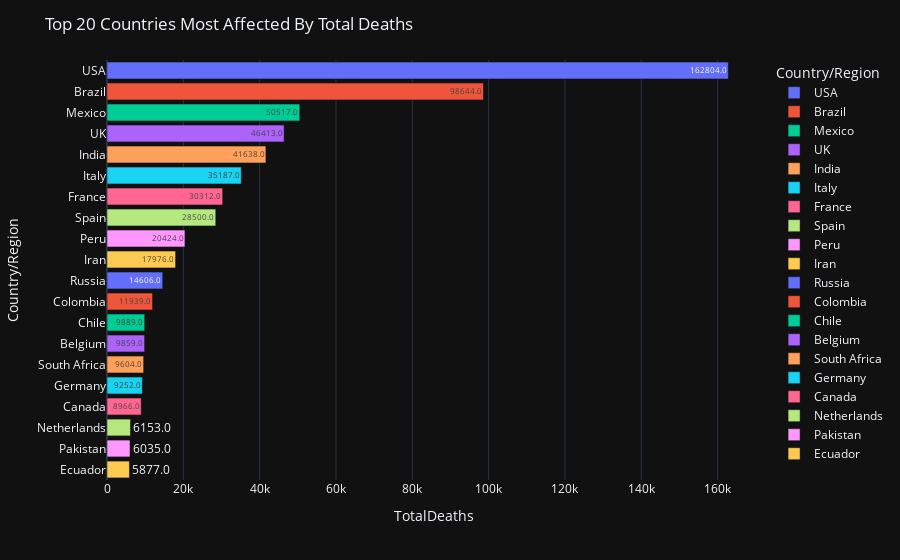

Write notebook code for a chart like this one.
### Code cell
fig = px.bar(world_data.sort_values(by = 'TotalDeaths', ascending = False)[:20], y = 'Country/Region', x = 'TotalDeaths', text = 'TotalDeaths', color = 'Country/Region')
fig.update_layout(template = 'plotly_dark',title_text = 'Top 20 Countries Most Affected By Total Deaths')

### Figure 1 — Plotly figure (JSON) as saved in the notebook; plotly's stock layout.template omitted (floating-point values rounded to 4 significant figures)
{"data": [{"alignmentgroup": "True", "hovertemplate": "Country/Region=%{y}<br>TotalDeaths=%{text}<extra></extra>", "legendgroup": "USA", "marker": {"color": "#636efa", "pattern": {"shape": ""}}, "name": "USA", "offsetgroup": "USA", "orientation": "h", "showlegend": true, "text": ["162804.0"], "textposition": "auto", "type": "bar", "x": [162804], "xaxis": "x", "y": ["USA"], "yaxis": "y"}, {"alignmentgroup": "True", "hovertemplate": "Country/Region=%{y}<br>TotalDeaths=%{text}<extra></extra>", "legendgroup": "Brazil", "marker": {"color": "#EF553B", "pattern": {"shape": ""}}, "name": "Brazil", "offsetgroup": "Brazil", "orientation": "h", "showlegend": true, "text": ["98644.0"], "textposition": "auto", "type": "bar", "x": [98644], "xaxis": "x", "y": ["Brazil"], "yaxis": "y"}, {"alignmentgroup": "True", "hovertemplate": "Country/Region=%{y}<br>TotalDeaths=%{text}<extra></extra>", "legendgroup": "Mexico", "marker": {"color": "#00cc96", "pattern": {"shape": ""}}, "name": "Mexico", "offsetgroup": "Mexico", "orientation": "h", "showlegend": true, "text": ["50517.0"], "textposition": "auto", "type": "bar", "x": [50517], "xaxis": "x", "y": ["Mexico"], "yaxis": "y"}, {"alignmentgroup": "True", "hovertemplate": "Country/Region=%{y}<br>TotalDeaths=%{text}<extra></extra>", "legendgroup": "UK", "marker": {"color": "#ab63fa", "pattern": {"shape": ""}}, "name": "UK", "offsetgroup": "UK", "orientation": "h", "showlegend": true, "text": ["46413.0"], "textposition": "auto", "type": "bar", "x": [46413], "xaxis": "x", "y": ["UK"], "yaxis": "y"}, {"alignmentgroup": "True", "hovertemplate": "Country/Region=%{y}<br>TotalDeaths=%{text}<extra></extra>", "legendgroup": "India", "marker": {"color": "#FFA15A", "pattern": {"shape": ""}}, "name": "India", "offsetgroup": "India", "orientation": "h", "showlegend": true, "text": ["41638.0"], "textposition": "auto", "type": "bar", "x": [41638], "xaxis": "x", "y": ["India"], "yaxis": "y"}, {"alignmentgroup": "True", "hovertemplate": "Country/Region=%{y}<br>TotalDeaths=%{text}<extra></extra>", "legendgroup": "Italy", "marker": {"color": "#19d3f3", "pattern": {"shape": ""}}, "name": "Italy", "offsetgroup": "Italy", "orientation": "h", "showlegend": true, "text": ["35187.0"], "textposition": "auto", "type": "bar", "x": [35187], "xaxis": "x", "y": ["Italy"], "yaxis": "y"}, {"alignmentgroup": "True", "hovertemplate": "Country/Region=%{y}<br>TotalDeaths=%{text}<extra></extra>", "legendgroup": "France", "marker": {"color": "#FF6692", "pattern": {"shape": ""}}, "name": "France", "offsetgroup": "France", "orientation": "h", "showlegend": true, "text": ["30312.0"], "textposition": "auto", "type": "bar", "x": [30312], "xaxis": "x", "y": ["France"], "yaxis": "y"}, {"alignmentgroup": "True", "hovertemplate": "Country/Region=%{y}<br>TotalDeaths=%{text}<extra></extra>", "legendgroup": "Spain", "marker": {"color": "#B6E880", "pattern": {"shape": ""}}, "name": "Spain", "offsetgroup": "Spain", "orientation": "h", "showlegend": true, "text": ["28500.0"], "textposition": "auto", "type": "bar", "x": [28500], "xaxis": "x", "y": ["Spain"], "yaxis": "y"}, {"alignmentgroup": "True", "hovertemplate": "Country/Region=%{y}<br>TotalDeaths=%{text}<extra></extra>", "legendgroup": "Peru", "marker": {"color": "#FF97FF", "pattern": {"shape": ""}}, "name": "Peru", "offsetgroup": "Peru", "orientation": "h", "showlegend": true, "text": ["20424.0"], "textposition": "auto", "type": "bar", "x": [20424], "xaxis": "x", "y": ["Peru"], "yaxis": "y"}, {"alignmentgroup": "True", "hovertemplate": "Country/Region=%{y}<br>TotalDeaths=%{text}<extra></extra>", "legendgroup": "Iran", "marker": {"color": "#FECB52", "pattern": {"shape": ""}}, "name": "Iran", "offsetgroup": "Iran", "orientation": "h", "showlegend": true, "text": ["17976.0"], "textposition": "auto", "type": "bar", "x": [17976], "xaxis": "x", "y": ["Iran"], "yaxis": "y"}, {"alignmentgroup": "True", "hovertemplate": "Country/Region=%{y}<br>TotalDeaths=%{text}<extra></extra>", "legendgroup": "Russia", "marker": {"color": "#636efa", "pattern": {"shape": ""}}, "name": "Russia", "offsetgroup": "Russia", "orientation": "h", "showlegend": true, "text": ["14606.0"], "textposition": "auto", "type": "bar", "x": [14606], "xaxis": "x", "y": ["Russia"], "yaxis": "y"}, {"alignmentgroup": "True", "hovertemplate": "Country/Region=%{y}<br>TotalDeaths=%{text}<extra></extra>", "legendgroup": "Colombia", "marker": {"color": "#EF553B", "pattern": {"shape": ""}}, "name": "Colombia", "offsetgroup": "Colombia", "orientation": "h", "showlegend": true, "text": ["11939.0"], "textposition": "auto", "type": "bar", "x": [11939], "xaxis": "x", "y": ["Colombia"], "yaxis": "y"}, {"alignmentgroup": "True", "hovertemplate": "Country/Region=%{y}<br>TotalDeaths=%{text}<extra></extra>", "legendgroup": "Chile", "marker": {"color": "#00cc96", "pattern": {"shape": ""}}, "name": "Chile", "offsetgroup": "Chile", "orientation": "h", "showlegend": true, "text": ["9889.0"], "textposition": "auto", "type": "bar", "x": [9889], "xaxis": "x", "y": ["Chile"], "yaxis": "y"}, {"alignmentgroup": "True", "hovertemplate": "Country/Region=%{y}<br>TotalDeaths=%{text}<extra></extra>", "legendgroup": "Belgium", "marker": {"color": "#ab63fa", "pattern": {"shape": ""}}, "name": "Belgium", "offsetgroup": "Belgium", "orientation": "h", "showlegend": true, "text": ["9859.0"], "textposition": "auto", "type": "bar", "x": [9859], "xaxis": "x", "y": ["Belgium"], "yaxis": "y"}, {"alignmentgroup": "True", "hovertemplate": "Country/Region=%{y}<br>TotalDeaths=%{text}<extra></extra>", "legendgroup": "South Africa", "marker": {"color": "#FFA15A", "pattern": {"shape": ""}}, "name": "South Africa", "offsetgroup": "South Africa", "orientation": "h", "showlegend": true, "text": ["9604.0"], "textposition": "auto", "type": "bar", "x": [9604], "xaxis": "x", "y": ["South Africa"], "yaxis": "y"}, {"alignmentgroup": "True", "hovertemplate": "Country/Region=%{y}<br>TotalDeaths=%{text}<extra></extra>", "legendgroup": "Germany", "marker": {"color": "#19d3f3", "pattern": {"shape": ""}}, "name": "Germany", "offsetgroup": "Germany", "orientation": "h", "showlegend": true, "text": ["9252.0"], "textposition": "auto", "type": "bar", "x": [9252], "xaxis": "x", "y": ["Germany"], "yaxis": "y"}, {"alignmentgroup": "True", "hovertemplate": "Country/Region=%{y}<br>TotalDeaths=%{text}<extra></extra>", "legendgroup": "Canada", "marker": {"color": "#FF6692", "pattern": {"shape": ""}}, "name": "Canada", "offsetgroup": "Canada", "orientation": "h", "showlegend": true, "text": ["8966.0"], "textposition": "auto", "type": "bar", "x": [8966], "xaxis": "x", "y": ["Canada"], "yaxis": "y"}, {"alignmentgroup": "True", "hovertemplate": "Country/Region=%{y}<br>TotalDeaths=%{text}<extra></extra>", "legendgroup": "Netherlands", "marker": {"color": "#B6E880", "pattern": {"shape": ""}}, "name": "Netherlands", "offsetgroup": "Netherlands", "orientation": "h", "showlegend": true, "text": ["6153.0"], "textposition": "auto", "type": "bar", "x": [6153], "xaxis": "x", "y": ["Netherlands"], "yaxis": "y"}, {"alignmentgroup": "True", "hovertemplate": "Country/Region=%{y}<br>TotalDeaths=%{text}<extra></extra>", "legendgroup": "Pakistan", "marker": {"color": "#FF97FF", "pattern": {"shape": ""}}, "name": "Pakistan", "offsetgroup": "Pakistan", "orientation": "h", "showlegend": true, "text": ["6035.0"], "textposition": "auto", "type": "bar", "x": [6035], "xaxis": "x", "y": ["Pakistan"], "yaxis": "y"}, {"alignmentgroup": "True", "hovertemplate": "Country/Region=%{y}<br>TotalDeaths=%{text}<extra></extra>", "legendgroup": "Ecuador", "marker": {"color": "#FECB52", "pattern": {"shape": ""}}, "name": "Ecuador", "offsetgroup": "Ecuador", "orientation": "h", "showlegend": true, "text": ["5877.0"], "textposition": "auto", "type": "bar", "x": [5877], "xaxis": "x", "y": ["Ecuador"], "yaxis": "y"}], "layout": {"barmode": "relative", "legend": {"title": {"text": "Country/Region"}, "tracegroupgap": 0}, "margin": {"t": 60}, "title": {"text": "Top 20 Countries Most Affected By Total Deaths"}, "xaxis": {"anchor": "y", "domain": [0, 1], "title": {"text": "TotalDeaths"}}, "yaxis": {"anchor": "x", "categoryarray": ["Ecuador", "Pakistan", "Netherlands", "Canada", "Germany", "South Africa", "Belgium", "Chile", "Colombia", "Russia", "Iran", "Peru", "Spain", "France", "Italy", "India", "UK", "Mexico", "Brazil", "USA"], "categoryorder": "array", "domain": [0, 1], "title": {"text": "Country/Region"}}}}
